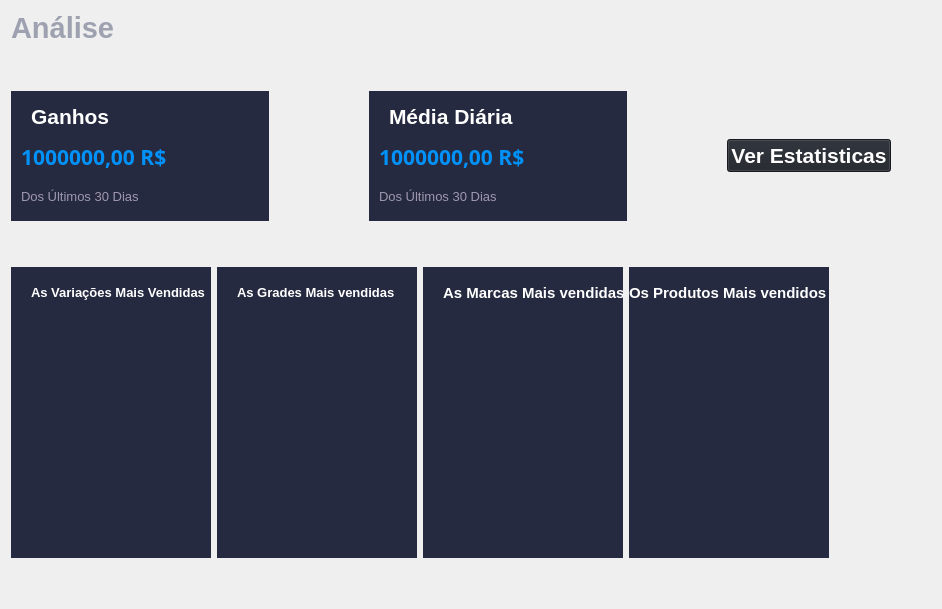
      <widget class="QWidget" name="page_6">
       <layout class="QGridLayout" name="gridLayout_6">
        <item row="0" column="0">
         <layout class="QHBoxLayout" name="horizontalLayout_35">
          <item>
           <widget class="QLabel" name="label_17">
            <property name="font">
             <font>
              <pointsize>22</pointsize>
              <weight>75</weight>
              <bold>true</bold>
             </font>
            </property>
            <property name="styleSheet">
             <string notr="true">color: rgb(158,161,176);</string>
            </property>
            <property name="text">
             <string>Análise</string>
            </property>
           </widget>
          </item>
          <item>
           <spacer name="horizontalSpacer_56">
            <property name="orientation">
             <enum>Qt::Horizontal</enum>
            </property>
            <property name="sizeHint" stdset="0">
             <size>
              <width>40</width>
              <height>20</height>
             </size>
            </property>
           </spacer>
          </item>
         </layout>
        </item>
        <item row="1" column="0">
         <spacer name="horizontalSpacer_58">
          <property name="orientation">
           <enum>Qt::Horizontal</enum>
          </property>
          <property name="sizeHint" stdset="0">
           <size>
            <width>40</width>
            <height>20</height>
           </size>
          </property>
         </spacer>
        </item>
        <item row="2" column="0">
         <spacer name="horizontalSpacer_63">
          <property name="orientation">
           <enum>Qt::Horizontal</enum>
          </property>
          <property name="sizeHint" stdset="0">
           <size>
            <width>40</width>
            <height>20</height>
           </size>
          </property>
         </spacer>
        </item>
        <item row="3" column="0" colspan="2">
         <layout class="QHBoxLayout" name="horizontalLayout_37">
          <property name="spacing">
           <number>100</number>
          </property>
          <item>
           <widget class="QWidget" name="widget_2" native="true">
            <property name="minimumSize">
             <size>
              <width>258</width>
              <height>130</height>
             </size>
            </property>
            <property name="maximumSize">
             <size>
              <width>258</width>
              <height>16777215</height>
             </size>
            </property>
            <property name="styleSheet">
             <string notr="true">background-color: rgb(37,42,64);</string>
            </property>
            <widget class="QLabel" name="label_29">
             <property name="geometry">
              <rect>
               <x>20</x>
               <y>10</y>
               <width>191</width>
               <height>31</height>
              </rect>
             </property>
             <property name="font">
              <font>
               <family>Nirmala UI</family>
               <pointsize>16</pointsize>
               <weight>75</weight>
               <bold>true</bold>
              </font>
             </property>
             <property name="styleSheet">
              <string notr="true">color: rgb(255, 255, 255);</string>
             </property>
             <property name="text">
              <string>Ganhos</string>
             </property>
            </widget>
            <widget class="QLabel" name="label_ganhos">
             <property name="geometry">
              <rect>
               <x>10</x>
               <y>50</y>
               <width>251</width>
               <height>31</height>
              </rect>
             </property>
             <property name="font">
              <font>
               <family>Glasgow</family>
               <pointsize>16</pointsize>
               <weight>75</weight>
               <bold>true</bold>
              </font>
             </property>
             <property name="styleSheet">
              <string notr="true">color: rgb(0,146,249);</string>
             </property>
             <property name="text">
              <string>1000000,00 R$</string>
             </property>
             <property name="alignment">
              <set>Qt::AlignLeading|Qt::AlignLeft|Qt::AlignVCenter</set>
             </property>
            </widget>
            <widget class="QLabel" name="label_ganhos_dos_ultimos">
             <property name="geometry">
              <rect>
               <x>10</x>
               <y>90</y>
               <width>191</width>
               <height>31</height>
              </rect>
             </property>
             <property name="font">
              <font>
               <family>Nirmala UI</family>
               <pointsize>10</pointsize>
               <weight>50</weight>
               <bold>false</bold>
              </font>
             </property>
             <property name="styleSheet">
              <string notr="true">color: rgb(159,151,176);</string>
             </property>
             <property name="text">
              <string>Dos Últimos 30 Dias</string>
             </property>
            </widget>
            <widget class="QLabel" name="label_49">
             <property name="geometry">
              <rect>
               <x>160</x>
               <y>20</y>
               <width>81</width>
               <height>101</height>
              </rect>
             </property>
             <property name="text">
              <string/>
             </property>
             <property name="pixmap">
              <pixmap>../../../../../../imagem/Resources TelaAdmin/money-bag.png</pixmap>
             </property>
             <property name="scaledContents">
              <bool>true</bool>
             </property>
            </widget>
           </widget>
          </item>
          <item>
           <widget class="QWidget" name="widget_3" native="true">
            <property name="minimumSize">
             <size>
              <width>258</width>
              <height>130</height>
             </size>
            </property>
            <property name="maximumSize">
             <size>
              <width>258</width>
              <height>16777215</height>
             </size>
            </property>
            <property name="styleSheet">
             <string notr="true">background-color: rgb(37,42,64);</string>
            </property>
            <widget class="QLabel" name="label_50">
             <property name="geometry">
              <rect>
               <x>20</x>
               <y>10</y>
               <width>191</width>
               <height>31</height>
              </rect>
             </property>
             <property name="font">
              <font>
               <family>Nirmala UI</family>
               <pointsize>16</pointsize>
               <weight>75</weight>
               <bold>true</bold>
              </font>
             </property>
             <property name="styleSheet">
              <string notr="true">color: rgb(255, 255, 255);</string>
             </property>
             <property name="text">
              <string>Média Diária</string>
             </property>
            </widget>
            <widget class="QLabel" name="label_media_diaria">
             <property name="geometry">
              <rect>
               <x>10</x>
               <y>50</y>
               <width>251</width>
               <height>31</height>
              </rect>
             </property>
             <property name="font">
              <font>
               <family>Glasgow</family>
               <pointsize>16</pointsize>
               <weight>75</weight>
               <bold>true</bold>
              </font>
             </property>
             <property name="styleSheet">
              <string notr="true">color: rgb(0,146,249);</string>
             </property>
             <property name="text">
              <string>1000000,00 R$</string>
             </property>
             <property name="alignment">
              <set>Qt::AlignLeading|Qt::AlignLeft|Qt::AlignVCenter</set>
             </property>
            </widget>
            <widget class="QLabel" name="label_ganhos_dos_ultimos_2">
             <property name="geometry">
              <rect>
               <x>10</x>
               <y>90</y>
               <width>191</width>
               <height>31</height>
              </rect>
             </property>
             <property name="font">
              <font>
               <family>Nirmala UI</family>
               <pointsize>10</pointsize>
               <weight>50</weight>
               <bold>false</bold>
              </font>
             </property>
             <property name="styleSheet">
              <string notr="true">color: rgb(159,151,176);</string>
             </property>
             <property name="text">
              <string>Dos Últimos 30 Dias</string>
             </property>
            </widget>
            <widget class="QLabel" name="label_52">
             <property name="geometry">
              <rect>
               <x>160</x>
               <y>20</y>
               <width>81</width>
               <height>101</height>
              </rect>
             </property>
             <property name="text">
              <string/>
             </property>
             <property name="pixmap">
              <pixmap>../../../../../../imagem/Resources TelaAdmin/money-bag.png</pixmap>
             </property>
             <property name="scaledContents">
              <bool>true</bool>
             </property>
            </widget>
           </widget>
          </item>
          <item>
           <widget class="QPushButton" name="VerEstatisticasBtn">
            <property name="font">
             <font>
              <family>Segoe UI</family>
              <pointsize>16</pointsize>
              <weight>75</weight>
              <bold>true</bold>
             </font>
            </property>
            <property name="styleSheet">
             <string notr="true">background-color:#1f232a;
color: rgb(255, 255, 255);</string>
            </property>
            <property name="text">
             <string>Ver Estatisticas</string>
            </property>
           </widget>
          </item>
          <item>
           <spacer name="horizontalSpacer_59">
            <property name="orientation">
             <enum>Qt::Horizontal</enum>
            </property>
            <property name="sizeHint" stdset="0">
             <size>
              <width>40</width>
              <height>20</height>
             </size>
            </property>
           </spacer>
          </item>
         </layout>
        </item>
        <item row="4" column="0">
         <spacer name="horizontalSpacer_61">
          <property name="orientation">
           <enum>Qt::Horizontal</enum>
          </property>
          <property name="sizeHint" stdset="0">
           <size>
            <width>40</width>
            <height>20</height>
           </size>
          </property>
         </spacer>
        </item>
        <item row="5" column="0">
         <spacer name="horizontalSpacer_62">
          <property name="orientation">
           <enum>Qt::Horizontal</enum>
          </property>
          <property name="sizeHint" stdset="0">
           <size>
            <width>40</width>
            <height>20</height>
           </size>
          </property>
         </spacer>
        </item>
        <item row="6" column="0" colspan="2">
         <layout class="QHBoxLayout" name="horizontalLayout_36">
          <item>
           <widget class="QWidget" name="widget_4" native="true">
            <property name="minimumSize">
             <size>
              <width>200</width>
              <height>291</height>
             </size>
            </property>
            <property name="maximumSize">
             <size>
              <width>300</width>
              <height>291</height>
             </size>
            </property>
            <property name="styleSheet">
             <string notr="true">background-color: rgb(37,42,64);</string>
            </property>
            <widget class="QLabel" name="label_53">
             <property name="geometry">
              <rect>
               <x>20</x>
               <y>10</y>
               <width>271</width>
               <height>31</height>
              </rect>
             </property>
             <property name="font">
              <font>
               <family>Nirmala UI</family>
               <pointsize>10</pointsize>
               <weight>75</weight>
               <bold>true</bold>
              </font>
             </property>
             <property name="styleSheet">
              <string notr="true">color: rgb(255, 255, 255);</string>
             </property>
             <property name="text">
              <string>As Variações Mais Vendidas</string>
             </property>
            </widget>
            <widget class="QListWidget" name="listWidget_variacoes_mais_vendidas">
             <property name="geometry">
              <rect>
               <x>10</x>
               <y>60</y>
               <width>181</width>
               <height>201</height>
              </rect>
             </property>
             <property name="font">
              <font>
               <pointsize>10</pointsize>
               <weight>75</weight>
               <bold>true</bold>
              </font>
             </property>
             <property name="styleSheet">
              <string notr="true">border:none;
color: rgb(255, 255, 255);</string>
             </property>
            </widget>
           </widget>
          </item>
          <item>
           <widget class="QWidget" name="widget_5" native="true">
            <property name="minimumSize">
             <size>
              <width>200</width>
              <height>291</height>
             </size>
            </property>
            <property name="maximumSize">
             <size>
              <width>300</width>
              <height>291</height>
             </size>
            </property>
            <property name="styleSheet">
             <string notr="true">background-color: rgb(37,42,64);</string>
            </property>
            <widget class="QLabel" name="label_54">
             <property name="geometry">
              <rect>
               <x>20</x>
               <y>10</y>
               <width>171</width>
               <height>31</height>
              </rect>
             </property>
             <property name="font">
              <font>
               <family>Nirmala UI</family>
               <pointsize>10</pointsize>
               <weight>75</weight>
               <bold>true</bold>
              </font>
             </property>
             <property name="styleSheet">
              <string notr="true">color: rgb(255, 255, 255);</string>
             </property>
             <property name="text">
              <string>As Grades Mais vendidas</string>
             </property>
            </widget>
            <widget class="QListWidget" name="listWidget_grades_mais_vendidas">
             <property name="geometry">
              <rect>
               <x>10</x>
               <y>60</y>
               <width>181</width>
               <height>211</height>
              </rect>
             </property>
             <property name="font">
              <font>
               <pointsize>10</pointsize>
               <weight>75</weight>
               <bold>true</bold>
              </font>
             </property>
             <property name="styleSheet">
              <string notr="true">border:none;
color: rgb(255, 255, 255);</string>
             </property>
            </widget>
           </widget>
          </item>
          <item>
           <widget class="QWidget" name="widget_6" native="true">
            <property name="minimumSize">
             <size>
              <width>200</width>
              <height>291</height>
             </size>
            </property>
            <property name="maximumSize">
             <size>
              <width>300</width>
              <height>291</height>
             </size>
            </property>
            <property name="styleSheet">
             <string notr="true">background-color: rgb(37,42,64);</string>
            </property>
            <widget class="QLabel" name="label_55">
             <property name="geometry">
              <rect>
               <x>20</x>
               <y>10</y>
               <width>271</width>
               <height>31</height>
              </rect>
             </property>
             <property name="font">
              <font>
               <family>Nirmala UI</family>
               <pointsize>11</pointsize>
               <weight>75</weight>
               <bold>true</bold>
              </font>
             </property>
             <property name="styleSheet">
              <string notr="true">color: rgb(255, 255, 255);</string>
             </property>
             <property name="text">
              <string>As Marcas Mais vendidas</string>
             </property>
            </widget>
            <widget class="QListWidget" name="listWidget_marcas_mais_vendidas">
             <property name="geometry">
              <rect>
               <x>10</x>
               <y>50</y>
               <width>181</width>
               <height>201</height>
              </rect>
             </property>
             <property name="font">
              <font>
               <pointsize>10</pointsize>
               <weight>75</weight>
               <bold>true</bold>
              </font>
             </property>
             <property name="styleSheet">
              <string notr="true">border:none;
color: rgb(255, 255, 255);</string>
             </property>
            </widget>
           </widget>
          </item>
          <item>
           <widget class="QWidget" name="widget_7" native="true">
            <property name="minimumSize">
             <size>
              <width>200</width>
              <height>291</height>
             </size>
            </property>
            <property name="maximumSize">
             <size>
              <width>300</width>
              <height>291</height>
             </size>
            </property>
            <property name="styleSheet">
             <string notr="true">background-color: rgb(37,42,64);</string>
            </property>
            <widget class="QLabel" name="label_57">
             <property name="geometry">
              <rect>
               <x>0</x>
               <y>10</y>
               <width>271</width>
               <height>31</height>
              </rect>
             </property>
             <property name="font">
              <font>
               <family>Nirmala UI</family>
               <pointsize>11</pointsize>
               <weight>75</weight>
               <bold>true</bold>
              </font>
             </property>
             <property name="styleSheet">
              <string notr="true">color: rgb(255, 255, 255);</string>
             </property>
             <property name="text">
              <string>Os Produtos Mais vendidos</string>
             </property>
            </widget>
            <widget class="QListWidget" name="listWidget_produtos_mais_vendidos">
             <property name="geometry">
              <rect>
               <x>10</x>
               <y>50</y>
               <width>181</width>
               <height>221</height>
              </rect>
             </property>
             <property name="font">
              <font>
               <pointsize>10</pointsize>
               <weight>75</weight>
               <bold>true</bold>
              </font>
             </property>
             <property name="styleSheet">
              <string notr="true">border:none;
color: rgb(255, 255, 255);</string>
             </property>
            </widget>
           </widget>
          </item>
          <item>
           <spacer name="horizontalSpacer_60">
            <property name="orientation">
             <enum>Qt::Horizontal</enum>
            </property>
            <property name="sizeHint" stdset="0">
             <size>
              <width>40</width>
              <height>20</height>
             </size>
            </property>
           </spacer>
          </item>
         </layout>
        </item>
        <item row="7" column="1">
         <spacer name="verticalSpacer_27">
          <property name="orientation">
           <enum>Qt::Vertical</enum>
          </property>
          <property name="sizeHint" stdset="0">
           <size>
            <width>20</width>
            <height>40</height>
           </size>
          </property>
         </spacer>
        </item>
       </layout>
      </widget>
